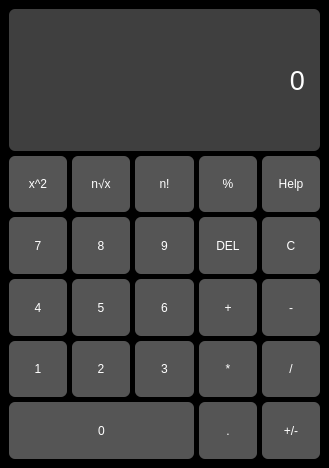
<?xml version="1.0" encoding="UTF-8"?>
<ui version="4.0">
	<class>MainWindow</class>
	<widget class="QMainWindow" name="MainWindow">
		<property name="geometry">
			<rect>
				<x>0</x>
				<y>0</y>
				<width>329</width>
				<height>468</height>
			</rect>
		</property>
		<property name="windowTitle">
			<string>Calculator</string>
		</property>
		<property name="autoFillBackground">
			<bool>false</bool>
		</property>
		<property name="styleSheet">
			<string notr="true">QMainWindow {
			background-color: #000000;
				}</string>
		</property>
		<widget class="QWidget" name="centralwidget">
			<layout class="QGridLayout" name="gridLayout">
				<item row="0" column="0">
					<layout class="QGridLayout" name="gridLayout_2" rowstretch="5,2,2,2,2,2" columnstretch="1,1,1,1,1">
						<property name="sizeConstraint">
							<enum>QLayout::SizeConstraint::SetMinimumSize</enum>
						</property>
						<property name="spacing">
							<number>5</number>
						</property>
						<item row="3" column="1">
							<widget class="QPushButton" name="pushButton_5">
								<property name="sizePolicy">
									<sizepolicy hsizetype="Expanding" vsizetype="Expanding">
										<horstretch>0</horstretch>
										<verstretch>0</verstretch>
									</sizepolicy>
								</property>
								<property name="mouseTracking">
									<bool>true</bool>
								</property>
								<property name="autoFillBackground">
									<bool>false</bool>
								</property>
								<property name="styleSheet">
									<string notr="true">QPushButton {
									background-color: #555555;   /* základní šedá */
									color: white;                /* bílý text */
									border: none;
									border-radius: 6px;          /* jemné zaoblení */
									padding: 6px 12px;
									}

									QPushButton:hover {
									background-color: #666666;   /* lehce světlejší při najetí */
									}

									QPushButton:pressed {
									background-color: #888888;   /* zesvětlení při kliknutí */
										}</string>
								</property>
								<property name="text">
									<string>5</string>
								</property>
							</widget>
						</item>
						<item row="1" column="3">
							<widget class="QPushButton" name="pushButton_modulo">
								<property name="sizePolicy">
									<sizepolicy hsizetype="Expanding" vsizetype="Expanding">
										<horstretch>0</horstretch>
										<verstretch>0</verstretch>
									</sizepolicy>
								</property>
								<property name="mouseTracking">
									<bool>true</bool>
								</property>
								<property name="autoFillBackground">
									<bool>false</bool>
								</property>
								<property name="styleSheet">
									<string notr="true">QPushButton {
									background-color: #555555;   /* základní šedá */
									color: white;                /* bílý text */
									border: none;
									border-radius: 6px;          /* jemné zaoblení */
									padding: 6px 12px;
									}

									QPushButton:hover {
									background-color: #666666;   /* lehce světlejší při najetí */
									}

									QPushButton:pressed {
									background-color: #888888;   /* zesvětlení při kliknutí */
										}</string>
								</property>
								<property name="text">
									<string>%</string>
								</property>
							</widget>
						</item>
						<item row="4" column="4">
							<widget class="QPushButton" name="pushButton_divide">
								<property name="sizePolicy">
									<sizepolicy hsizetype="Expanding" vsizetype="Expanding">
										<horstretch>0</horstretch>
										<verstretch>0</verstretch>
									</sizepolicy>
								</property>
								<property name="mouseTracking">
									<bool>true</bool>
								</property>
								<property name="autoFillBackground">
									<bool>false</bool>
								</property>
								<property name="styleSheet">
									<string notr="true">QPushButton {
									background-color: #555555;   /* základní šedá */
									color: white;                /* bílý text */
									border: none;
									border-radius: 6px;          /* jemné zaoblení */
									padding: 6px 12px;
									}

									QPushButton:hover {
									background-color: #666666;   /* lehce světlejší při najetí */
									}

									QPushButton:pressed {
									background-color: #888888;   /* zesvětlení při kliknutí */
										}</string>
								</property>
								<property name="text">
									<string>/</string>
								</property>
							</widget>
						</item>
						<item row="2" column="4">
							<widget class="QPushButton" name="pushButton_calculate">
								<property name="sizePolicy">
									<sizepolicy hsizetype="Expanding" vsizetype="Expanding">
										<horstretch>0</horstretch>
										<verstretch>0</verstretch>
									</sizepolicy>
								</property>
								<property name="mouseTracking">
									<bool>true</bool>
								</property>
								<property name="autoFillBackground">
									<bool>false</bool>
								</property>
								<property name="styleSheet">
									<string notr="true">QPushButton {
									background-color: #555555;   /* základní šedá */
									color: white;                /* bílý text */
									border: none;
									border-radius: 6px;          /* jemné zaoblení */
									padding: 6px 12px;
									}

									QPushButton:hover {
									background-color: #666666;   /* lehce světlejší při najetí */
									}

									QPushButton:pressed {
									background-color: #888888;   /* zesvětlení při kliknutí */
										}</string>
								</property>
								<property name="text">
									<string>C</string>
								</property>
							</widget>
						</item>
						<item row="4" column="1">
							<widget class="QPushButton" name="pushButton_2">
								<property name="sizePolicy">
									<sizepolicy hsizetype="Expanding" vsizetype="Expanding">
										<horstretch>0</horstretch>
										<verstretch>0</verstretch>
									</sizepolicy>
								</property>
								<property name="mouseTracking">
									<bool>true</bool>
								</property>
								<property name="autoFillBackground">
									<bool>false</bool>
								</property>
								<property name="styleSheet">
									<string notr="true">QPushButton {
									background-color: #555555;   /* základní šedá */
									color: white;                /* bílý text */
									border: none;
									border-radius: 6px;          /* jemné zaoblení */
									padding: 6px 12px;
									}

									QPushButton:hover {
									background-color: #666666;   /* lehce světlejší při najetí */
									}

									QPushButton:pressed {
									background-color: #888888;   /* zesvětlení při kliknutí */
										}</string>
								</property>
								<property name="text">
									<string>2</string>
								</property>
							</widget>
						</item>
						<item row="3" column="2">
							<widget class="QPushButton" name="pushButton_6">
								<property name="sizePolicy">
									<sizepolicy hsizetype="Expanding" vsizetype="Expanding">
										<horstretch>0</horstretch>
										<verstretch>0</verstretch>
									</sizepolicy>
								</property>
								<property name="mouseTracking">
									<bool>true</bool>
								</property>
								<property name="autoFillBackground">
									<bool>false</bool>
								</property>
								<property name="styleSheet">
									<string notr="true">QPushButton {
									background-color: #555555;   /* základní šedá */
									color: white;                /* bílý text */
									border: none;
									border-radius: 6px;          /* jemné zaoblení */
									padding: 6px 12px;
									}

									QPushButton:hover {
									background-color: #666666;   /* lehce světlejší při najetí */
									}

									QPushButton:pressed {
									background-color: #888888;   /* zesvětlení při kliknutí */
										}</string>
								</property>
								<property name="text">
									<string>6</string>
								</property>
							</widget>
						</item>
						<item row="1" column="1">
							<widget class="QPushButton" name="pushButton_root">
								<property name="sizePolicy">
									<sizepolicy hsizetype="Expanding" vsizetype="Expanding">
										<horstretch>0</horstretch>
										<verstretch>0</verstretch>
									</sizepolicy>
								</property>
								<property name="mouseTracking">
									<bool>true</bool>
								</property>
								<property name="autoFillBackground">
									<bool>false</bool>
								</property>
								<property name="styleSheet">
									<string notr="true">QPushButton {
									background-color: #555555;   /* základní šedá */
									color: white;                /* bílý text */
									border: none;
									border-radius: 6px;          /* jemné zaoblení */
									padding: 6px 12px;
									}

									QPushButton:hover {
									background-color: #666666;   /* lehce světlejší při najetí */
									}

									QPushButton:pressed {
									background-color: #888888;   /* zesvětlení při kliknutí */
										}</string>
								</property>
								<property name="text">
									<string>n√x</string>
								</property>
							</widget>
						</item>
						<item row="4" column="3">
							<widget class="QPushButton" name="pushButton_multiply">
								<property name="sizePolicy">
									<sizepolicy hsizetype="Expanding" vsizetype="Expanding">
										<horstretch>0</horstretch>
										<verstretch>0</verstretch>
									</sizepolicy>
								</property>
								<property name="mouseTracking">
									<bool>true</bool>
								</property>
								<property name="autoFillBackground">
									<bool>false</bool>
								</property>
								<property name="styleSheet">
									<string notr="true">QPushButton {
									background-color: #555555;   /* základní šedá */
									color: white;                /* bílý text */
									border: none;
									border-radius: 6px;          /* jemné zaoblení */
									padding: 6px 12px;
									}

									QPushButton:hover {
									background-color: #666666;   /* lehce světlejší při najetí */
									}

									QPushButton:pressed {
									background-color: #888888;   /* zesvětlení při kliknutí */
										}</string>
								</property>
								<property name="text">
									<string>*</string>
								</property>
							</widget>
						</item>
						<item row="3" column="0">
							<widget class="QPushButton" name="pushButton_4">
								<property name="sizePolicy">
									<sizepolicy hsizetype="Expanding" vsizetype="Expanding">
										<horstretch>0</horstretch>
										<verstretch>0</verstretch>
									</sizepolicy>
								</property>
								<property name="mouseTracking">
									<bool>true</bool>
								</property>
								<property name="autoFillBackground">
									<bool>false</bool>
								</property>
								<property name="styleSheet">
									<string notr="true">QPushButton {
									background-color: #555555;   /* základní šedá */
									color: white;                /* bílý text */
									border: none;
									border-radius: 6px;          /* jemné zaoblení */
									padding: 6px 12px;
									}

									QPushButton:hover {
									background-color: #666666;   /* lehce světlejší při najetí */
									}

									QPushButton:pressed {
									background-color: #888888;   /* zesvětlení při kliknutí */
										}</string>
								</property>
								<property name="text">
									<string>4</string>
								</property>
							</widget>
						</item>
						<item row="1" column="2">
							<widget class="QPushButton" name="pushButton_factorial">
								<property name="sizePolicy">
									<sizepolicy hsizetype="Expanding" vsizetype="Expanding">
										<horstretch>0</horstretch>
										<verstretch>0</verstretch>
									</sizepolicy>
								</property>
								<property name="mouseTracking">
									<bool>true</bool>
								</property>
								<property name="autoFillBackground">
									<bool>false</bool>
								</property>
								<property name="styleSheet">
									<string notr="true">QPushButton {
									background-color: #555555;   /* základní šedá */
									color: white;                /* bílý text */
									border: none;
									border-radius: 6px;          /* jemné zaoblení */
									padding: 6px 12px;
									}

									QPushButton:hover {
									background-color: #666666;   /* lehce světlejší při najetí */
									}

									QPushButton:pressed {
									background-color: #888888;   /* zesvětlení při kliknutí */
										}</string>
								</property>
								<property name="text">
									<string>n!</string>
								</property>
							</widget>
						</item>
						<item row="5" column="3">
							<widget class="QPushButton" name="pushButton_dot">
								<property name="sizePolicy">
									<sizepolicy hsizetype="Expanding" vsizetype="Expanding">
										<horstretch>0</horstretch>
										<verstretch>0</verstretch>
									</sizepolicy>
								</property>
								<property name="mouseTracking">
									<bool>true</bool>
								</property>
								<property name="autoFillBackground">
									<bool>false</bool>
								</property>
								<property name="styleSheet">
									<string notr="true">QPushButton {
									background-color: #555555;   /* základní šedá */
									color: white;                /* bílý text */
									border: none;
									border-radius: 6px;          /* jemné zaoblení */
									padding: 6px 12px;
									}

									QPushButton:hover {
									background-color: #666666;   /* lehce světlejší při najetí */
									}

									QPushButton:pressed {
									background-color: #888888;   /* zesvětlení při kliknutí */
										}</string>
								</property>
								<property name="text">
									<string>.</string>
								</property>
							</widget>
						</item>
						<item row="3" column="3">
							<widget class="QPushButton" name="pushButton_add">
								<property name="sizePolicy">
									<sizepolicy hsizetype="Expanding" vsizetype="Expanding">
										<horstretch>0</horstretch>
										<verstretch>0</verstretch>
									</sizepolicy>
								</property>
								<property name="mouseTracking">
									<bool>true</bool>
								</property>
								<property name="autoFillBackground">
									<bool>false</bool>
								</property>
								<property name="styleSheet">
									<string notr="true">QPushButton {
									background-color: #555555;   /* základní šedá */
									color: white;                /* bílý text */
									border: none;
									border-radius: 6px;          /* jemné zaoblení */
									padding: 6px 12px;
									}

									QPushButton:hover {
									background-color: #666666;   /* lehce světlejší při najetí */
									}

									QPushButton:pressed {
									background-color: #888888;   /* zesvětlení při kliknutí */
										}</string>
								</property>
								<property name="text">
									<string>+</string>
								</property>
							</widget>
						</item>
						<item row="3" column="4">
							<widget class="QPushButton" name="pushButton_subtract">
								<property name="sizePolicy">
									<sizepolicy hsizetype="Expanding" vsizetype="Expanding">
										<horstretch>0</horstretch>
										<verstretch>0</verstretch>
									</sizepolicy>
								</property>
								<property name="mouseTracking">
									<bool>true</bool>
								</property>
								<property name="autoFillBackground">
									<bool>false</bool>
								</property>
								<property name="styleSheet">
									<string notr="true">QPushButton {
									background-color: #555555;   /* základní šedá */
									color: white;                /* bílý text */
									border: none;
									border-radius: 6px;          /* jemné zaoblení */
									padding: 6px 12px;
									}

									QPushButton:hover {
									background-color: #666666;   /* lehce světlejší při najetí */
									}

									QPushButton:pressed {
									background-color: #888888;   /* zesvětlení při kliknutí */
										}</string>
								</property>
								<property name="text">
									<string>-</string>
								</property>
							</widget>
						</item>
						<item row="4" column="2">
							<widget class="QPushButton" name="pushButton_3">
								<property name="sizePolicy">
									<sizepolicy hsizetype="Expanding" vsizetype="Expanding">
										<horstretch>0</horstretch>
										<verstretch>0</verstretch>
									</sizepolicy>
								</property>
								<property name="mouseTracking">
									<bool>true</bool>
								</property>
								<property name="autoFillBackground">
									<bool>false</bool>
								</property>
								<property name="styleSheet">
									<string notr="true">QPushButton {
									background-color: #555555;   /* základní šedá */
									color: white;                /* bílý text */
									border: none;
									border-radius: 6px;          /* jemné zaoblení */
									padding: 6px 12px;
									}

									QPushButton:hover {
									background-color: #666666;   /* lehce světlejší při najetí */
									}

									QPushButton:pressed {
									background-color: #888888;   /* zesvětlení při kliknutí */
										}</string>
								</property>
								<property name="text">
									<string>3</string>
								</property>
							</widget>
						</item>
						<item row="2" column="2">
							<widget class="QPushButton" name="pushButton_9">
								<property name="sizePolicy">
									<sizepolicy hsizetype="Expanding" vsizetype="Expanding">
										<horstretch>0</horstretch>
										<verstretch>0</verstretch>
									</sizepolicy>
								</property>
								<property name="mouseTracking">
									<bool>true</bool>
								</property>
								<property name="autoFillBackground">
									<bool>false</bool>
								</property>
								<property name="styleSheet">
									<string notr="true">QPushButton {
									background-color: #555555;   /* základní šedá */
									color: white;                /* bílý text */
									border: none;
									border-radius: 6px;          /* jemné zaoblení */
									padding: 6px 12px;
									}

									QPushButton:hover {
									background-color: #666666;   /* lehce světlejší při najetí */
									}

									QPushButton:pressed {
									background-color: #888888;   /* zesvětlení při kliknutí */
										}</string>
								</property>
								<property name="text">
									<string>9</string>
								</property>
							</widget>
						</item>
						<item row="2" column="1">
							<widget class="QPushButton" name="pushButton_8">
								<property name="sizePolicy">
									<sizepolicy hsizetype="Expanding" vsizetype="Expanding">
										<horstretch>0</horstretch>
										<verstretch>0</verstretch>
									</sizepolicy>
								</property>
								<property name="mouseTracking">
									<bool>true</bool>
								</property>
								<property name="autoFillBackground">
									<bool>false</bool>
								</property>
								<property name="styleSheet">
									<string notr="true">QPushButton {
									background-color: #555555;   /* základní šedá */
									color: white;                /* bílý text */
									border: none;
									border-radius: 6px;          /* jemné zaoblení */
									padding: 6px 12px;
									}

									QPushButton:hover {
									background-color: #666666;   /* lehce světlejší při najetí */
									}

									QPushButton:pressed {
									background-color: #888888;   /* zesvětlení při kliknutí */
										}</string>
								</property>
								<property name="text">
									<string>8</string>
								</property>
							</widget>
						</item>
						<item row="1" column="0">
							<widget class="QPushButton" name="pushButton_power">
								<property name="sizePolicy">
									<sizepolicy hsizetype="Expanding" vsizetype="Expanding">
										<horstretch>0</horstretch>
										<verstretch>0</verstretch>
									</sizepolicy>
								</property>
								<property name="mouseTracking">
									<bool>true</bool>
								</property>
								<property name="autoFillBackground">
									<bool>false</bool>
								</property>
								<property name="styleSheet">
									<string notr="true">QPushButton {
									background-color: #555555;   /* základní šedá */
									color: white;                /* bílý text */
									border: none;
									border-radius: 6px;          /* jemné zaoblení */
									padding: 6px 12px;
									}

									QPushButton:hover {
									background-color: #666666;   /* lehce světlejší při najetí */
									}

									QPushButton:pressed {
									background-color: #888888;   /* zesvětlení při kliknutí */
										}</string>
								</property>
								<property name="text">
									<string>x^2</string>
								</property>
							</widget>
						</item>
						<item row="5" column="0" colspan="3">
							<widget class="QPushButton" name="pushButton_0">
								<property name="sizePolicy">
									<sizepolicy hsizetype="Expanding" vsizetype="Expanding">
										<horstretch>0</horstretch>
										<verstretch>0</verstretch>
									</sizepolicy>
								</property>
								<property name="mouseTracking">
									<bool>true</bool>
								</property>
								<property name="autoFillBackground">
									<bool>false</bool>
								</property>
								<property name="styleSheet">
									<string notr="true">QPushButton {
									background-color: #555555;   /* základní šedá */
									color: white;                /* bílý text */
									border: none;
									border-radius: 6px;          /* jemné zaoblení */
									padding: 6px 12px;
									}

									QPushButton:hover {
									background-color: #666666;   /* lehce světlejší při najetí */
									}

									QPushButton:pressed {
									background-color: #888888;   /* zesvětlení při kliknutí */
										}</string>
								</property>
								<property name="text">
									<string>0</string>
								</property>
							</widget>
						</item>
						<item row="4" column="0">
							<widget class="QPushButton" name="pushButton_1">
								<property name="sizePolicy">
									<sizepolicy hsizetype="Expanding" vsizetype="Expanding">
										<horstretch>0</horstretch>
										<verstretch>0</verstretch>
									</sizepolicy>
								</property>
								<property name="mouseTracking">
									<bool>true</bool>
								</property>
								<property name="autoFillBackground">
									<bool>false</bool>
								</property>
								<property name="styleSheet">
									<string notr="true">QPushButton {
									background-color: #555555;   /* základní šedá */
									color: white;                /* bílý text */
									border: none;
									border-radius: 6px;          /* jemné zaoblení */
									padding: 6px 12px;
									}

									QPushButton:hover {
									background-color: #666666;   /* lehce světlejší při najetí */
									}

									QPushButton:pressed {
									background-color: #888888;   /* zesvětlení při kliknutí */
										}</string>
								</property>
								<property name="text">
									<string>1</string>
								</property>
							</widget>
						</item>
						<item row="2" column="3">
							<widget class="QPushButton" name="pushButton_delete">
								<property name="sizePolicy">
									<sizepolicy hsizetype="Expanding" vsizetype="Expanding">
										<horstretch>0</horstretch>
										<verstretch>0</verstretch>
									</sizepolicy>
								</property>
								<property name="mouseTracking">
									<bool>true</bool>
								</property>
								<property name="autoFillBackground">
									<bool>false</bool>
								</property>
								<property name="styleSheet">
									<string notr="true">QPushButton {
									background-color: #555555;   /* základní šedá */
									color: white;                /* bílý text */
									border: none;
									border-radius: 6px;          /* jemné zaoblení */
									padding: 6px 12px;
									}

									QPushButton:hover {
									background-color: #666666;   /* lehce světlejší při najetí */
									}

									QPushButton:pressed {
									background-color: #888888;   /* zesvětlení při kliknutí */
										}</string>
								</property>
								<property name="text">
									<string>DEL</string>
								</property>
							</widget>
						</item>
						<item row="5" column="4">
							<widget class="QPushButton" name="pushButton_sign">
								<property name="sizePolicy">
									<sizepolicy hsizetype="Expanding" vsizetype="Expanding">
										<horstretch>0</horstretch>
										<verstretch>0</verstretch>
									</sizepolicy>
								</property>
								<property name="mouseTracking">
									<bool>true</bool>
								</property>
								<property name="autoFillBackground">
									<bool>false</bool>
								</property>
								<property name="styleSheet">
									<string notr="true">QPushButton {
									background-color: #555555;   /* základní šedá */
									color: white;                /* bílý text */
									border: none;
									border-radius: 6px;          /* jemné zaoblení */
									padding: 6px 12px;
									}

									QPushButton:hover {
									background-color: #666666;   /* lehce světlejší při najetí */
									}

									QPushButton:pressed {
									background-color: #888888;   /* zesvětlení při kliknutí */
										}</string>
								</property>
								<property name="text">
									<string>+/-</string>
								</property>
							</widget>
						</item>
						<item row="1" column="4">
							<widget class="QPushButton" name="pushButton_help">
								<property name="sizePolicy">
									<sizepolicy hsizetype="Expanding" vsizetype="Expanding">
										<horstretch>0</horstretch>
										<verstretch>0</verstretch>
									</sizepolicy>
								</property>
								<property name="mouseTracking">
									<bool>true</bool>
								</property>
								<property name="autoFillBackground">
									<bool>false</bool>
								</property>
								<property name="styleSheet">
									<string notr="true">QPushButton {
									background-color: #555555;   /* základní šedá */
									color: white;                /* bílý text */
									border: none;
									border-radius: 6px;          /* jemné zaoblení */
									padding: 6px 12px;
									}

									QPushButton:hover {
									background-color: #666666;   /* lehce světlejší při najetí */
									}

									QPushButton:pressed {
									background-color: #888888;   /* zesvětlení při kliknutí */
										}</string>
								</property>
								<property name="text">
									<string>Help</string>
								</property>
							</widget>
						</item>
						<item row="2" column="0">
							<widget class="QPushButton" name="pushButton_7">
								<property name="sizePolicy">
									<sizepolicy hsizetype="Expanding" vsizetype="Expanding">
										<horstretch>0</horstretch>
										<verstretch>0</verstretch>
									</sizepolicy>
								</property>
								<property name="mouseTracking">
									<bool>true</bool>
								</property>
								<property name="autoFillBackground">
									<bool>false</bool>
								</property>
								<property name="styleSheet">
									<string notr="true">QPushButton {
									background-color: #555555;   /* základní šedá */
									color: white;                /* bílý text */
									border: none;
									border-radius: 6px;          /* jemné zaoblení */
									padding: 6px 12px;
									}

									QPushButton:hover {
									background-color: #666666;   /* lehce světlejší při najetí */
									}

									QPushButton:pressed {
									background-color: #888888;   /* zesvětlení při kliknutí */
										}</string>
								</property>
								<property name="text">
									<string>7</string>
								</property>
							</widget>
						</item>
						<item row="0" column="0" colspan="5">
							<widget class="QLabel" name="Display">
								<property name="sizePolicy">
									<sizepolicy hsizetype="Expanding" vsizetype="Expanding">
										<horstretch>0</horstretch>
										<verstretch>0</verstretch>
									</sizepolicy>
								</property>
								<property name="maximumSize">
									<size>
										<width>100000</width>
										<height>100000</height>
									</size>
								</property>
								<property name="font">
									<font>
										<pointsize>20</pointsize>
									</font>
								</property>
								<property name="autoFillBackground">
									<bool>false</bool>
								</property>
								<property name="styleSheet">
									<string notr="true">QLabel {
									background-color: #3f3f3f;   /* tmavší než button */
									color: white;                /* bílý text */
									border-radius: 6px;          /* jemné zaoblení */
									padding: 4px 8px;            /* trochu prostoru kolem textu */
										}</string>
								</property>
								<property name="frameShadow">
									<enum>QFrame::Shadow::Plain</enum>
								</property>
								<property name="text">
									<string>0</string>
								</property>
								<property name="alignment">
									<set>Qt::AlignmentFlag::AlignRight|Qt::AlignmentFlag::AlignTrailing|Qt::AlignmentFlag::AlignVCenter</set>
								</property>
							</widget>
						</item>
					</layout>
				</item>
			</layout>
		</widget>
		<widget class="QMenuBar" name="menubar">
			<property name="geometry">
				<rect>
					<x>0</x>
					<y>0</y>
					<width>329</width>
					<height>22</height>
				</rect>
			</property>
		</widget>
	</widget>
	<resources/>
	<connections/>
</ui>
